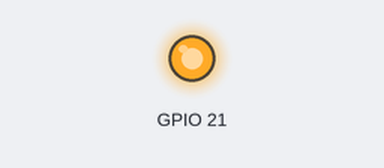
The program below on a simulated Raspberry Pi (BCM pin numbers). On the bench: output pins drawn as LEDs (lit = HIGH).

Above: at 1.0 s.
At 3.0 s:
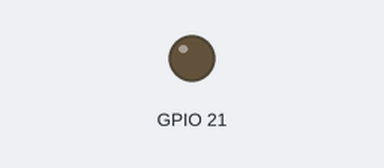
Timing chart, 0 to 5.2 s (numbered marks = the images above):
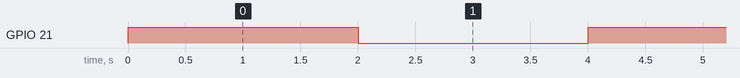

The program:

led.py
```python
import RPi.GPIO as GPIO
import time
GPIO.setmode(GPIO.BCM)
GPIO.setwarnings(False)
GPIO.setup(21,GPIO.OUT)
while True:
    GPIO.output(21,GPIO.HIGH)
    time.sleep(2)

    GPIO.output(21,GPIO.LOW)
    time.sleep(2)
```

Measured:
- by itself, GPIO 21: alternates HIGH for 2.0 s and LOW for 2.0 s
